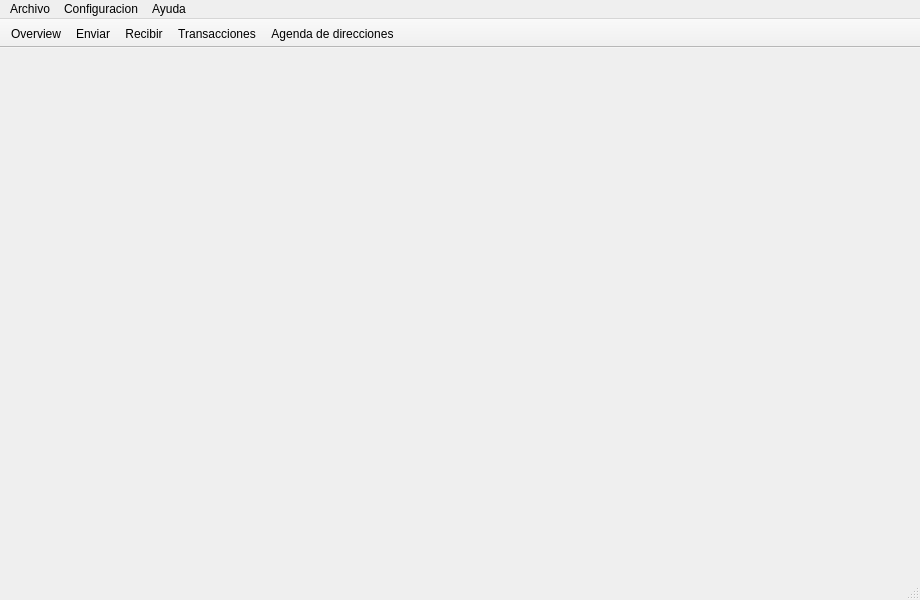
<?xml version="1.0" encoding="UTF-8"?>
<ui version="4.0">
 <class>MainWindow</class>
 <widget class="QMainWindow" name="MainWindow">
  <property name="geometry">
   <rect>
    <x>0</x>
    <y>0</y>
    <width>920</width>
    <height>600</height>
   </rect>
  </property>
  <property name="sizePolicy">
   <sizepolicy hsizetype="Preferred" vsizetype="Preferred">
    <horstretch>0</horstretch>
    <verstretch>0</verstretch>
   </sizepolicy>
  </property>
  <property name="minimumSize">
   <size>
    <width>0</width>
    <height>0</height>
   </size>
  </property>
  <property name="maximumSize">
   <size>
    <width>16777215</width>
    <height>16777215</height>
   </size>
  </property>
  <property name="windowTitle">
   <string>MainWindow</string>
  </property>
  <property name="windowIcon">
   <iconset resource="../../resources.qrc">
    <normaloff>:/images/cryptonote</normaloff>:/images/cryptonote</iconset>
  </property>
  <widget class="QWidget" name="centralwidget">
   <layout class="QHBoxLayout" name="horizontalLayout">
    <property name="spacing">
     <number>0</number>
    </property>
    <property name="leftMargin">
     <number>0</number>
    </property>
    <property name="topMargin">
     <number>0</number>
    </property>
    <property name="rightMargin">
     <number>0</number>
    </property>
    <property name="bottomMargin">
     <number>0</number>
    </property>
    <item>
     <widget class="WalletGui::OverviewFrame" name="m_overviewFrame">
      <property name="frameShape">
       <enum>QFrame::NoFrame</enum>
      </property>
      <property name="frameShadow">
       <enum>QFrame::Raised</enum>
      </property>
     </widget>
    </item>
    <item>
     <widget class="WalletGui::SendFrame" name="m_sendFrame">
      <property name="frameShape">
       <enum>QFrame::NoFrame</enum>
      </property>
      <property name="frameShadow">
       <enum>QFrame::Raised</enum>
      </property>
     </widget>
    </item>
    <item>
     <widget class="WalletGui::ReceiveFrame" name="m_receiveFrame">
      <property name="frameShape">
       <enum>QFrame::NoFrame</enum>
      </property>
      <property name="frameShadow">
       <enum>QFrame::Raised</enum>
      </property>
     </widget>
    </item>
    <item>
     <widget class="WalletGui::TransactionsFrame" name="m_transactionsFrame">
      <property name="frameShape">
       <enum>QFrame::NoFrame</enum>
      </property>
      <property name="frameShadow">
       <enum>QFrame::Raised</enum>
      </property>
     </widget>
    </item>
    <item>
     <widget class="WalletGui::AddressBookFrame" name="m_addressBookFrame">
      <property name="frameShape">
       <enum>QFrame::NoFrame</enum>
      </property>
      <property name="frameShadow">
       <enum>QFrame::Raised</enum>
      </property>
     </widget>
    </item>
   </layout>
  </widget>
  <widget class="QMenuBar" name="menubar">
   <property name="geometry">
    <rect>
     <x>0</x>
     <y>0</y>
     <width>920</width>
     <height>27</height>
    </rect>
   </property>
   <widget class="QMenu" name="menuFile">
    <property name="title">
     <string>Archivo</string>
    </property>
    <addaction name="m_createWalletAction"/>
    <addaction name="m_openWalletAction"/>
    <addaction name="m_backupWalletAction"/>
    <addaction name="m_exitAction"/>
   </widget>
   <widget class="QMenu" name="menuSettings">
    <property name="title">
     <string>Configuracion</string>
    </property>
    <addaction name="m_encryptWalletAction"/>
    <addaction name="m_changePasswordAction"/>
    <addaction name="separator"/>
    <addaction name="m_startOnLoginAction"/>
    <addaction name="m_minimizeToTrayAction"/>
    <addaction name="m_closeToTrayAction"/>
   </widget>
   <widget class="QMenu" name="menuHelp">
    <property name="title">
     <string>Ayuda</string>
    </property>
    <addaction name="m_aboutCryptonoteAction"/>
    <addaction name="m_aboutQtAction"/>
   </widget>
   <addaction name="menuFile"/>
   <addaction name="menuSettings"/>
   <addaction name="menuHelp"/>
  </widget>
  <widget class="QToolBar" name="toolBar">
   <property name="windowTitle">
    <string>toolBar</string>
   </property>
   <property name="movable">
    <bool>false</bool>
   </property>
   <property name="toolButtonStyle">
    <enum>Qt::ToolButtonTextBesideIcon</enum>
   </property>
   <attribute name="toolBarArea">
    <enum>TopToolBarArea</enum>
   </attribute>
   <attribute name="toolBarBreak">
    <bool>false</bool>
   </attribute>
   <addaction name="m_overviewAction"/>
   <addaction name="m_sendAction"/>
   <addaction name="m_receiveAction"/>
   <addaction name="m_transactionsAction"/>
   <addaction name="m_addressBookAction"/>
  </widget>
  <widget class="QStatusBar" name="statusBar"/>
  <action name="m_overviewAction">
   <property name="checkable">
    <bool>true</bool>
   </property>
   <property name="enabled">
    <bool>true</bool>
   </property>
   <property name="icon">
    <iconset resource="../../resources.qrc">
     <normaloff>:/icons/overview</normaloff>:/icons/overview</iconset>
   </property>
   <property name="text">
    <string>Overview</string>
   </property>
  </action>
  <action name="m_sendAction">
   <property name="checkable">
    <bool>true</bool>
   </property>
   <property name="enabled">
    <bool>true</bool>
   </property>
   <property name="icon">
    <iconset resource="../../resources.qrc">
     <normaloff>:/icons/send</normaloff>:/icons/send</iconset>
   </property>
   <property name="text">
    <string>Enviar</string>
   </property>
  </action>
  <action name="m_receiveAction">
   <property name="checkable">
    <bool>true</bool>
   </property>
   <property name="enabled">
    <bool>true</bool>
   </property>
   <property name="icon">
    <iconset resource="../../resources.qrc">
     <normaloff>:/icons/receive</normaloff>:/icons/receive</iconset>
   </property>
   <property name="text">
    <string>Recibir</string>
   </property>
  </action>
  <action name="m_transactionsAction">
   <property name="checkable">
    <bool>true</bool>
   </property>
   <property name="enabled">
    <bool>true</bool>
   </property>
   <property name="icon">
    <iconset resource="../../resources.qrc">
     <normaloff>:/icons/transactions</normaloff>:/icons/transactions</iconset>
   </property>
   <property name="text">
    <string>Transacciones</string>
   </property>
  </action>
  <action name="m_exitAction">
   <property name="enabled">
    <bool>true</bool>
   </property>
   <property name="text">
    <string>Salir</string>
   </property>
   <property name="shortcut">
    <string>Ctrl+Q</string>
   </property>
  </action>
  <action name="m_addressBookAction">
   <property name="checkable">
    <bool>true</bool>
   </property>
   <property name="enabled">
    <bool>true</bool>
   </property>
   <property name="icon">
    <iconset resource="../../resources.qrc">
     <normaloff>:/icons/address-book</normaloff>:/icons/address-book</iconset>
   </property>
   <property name="text">
    <string>Agenda de direcciones</string>
   </property>
  </action>
  <action name="m_createWalletAction">
   <property name="enabled">
    <bool>true</bool>
   </property>
   <property name="text">
    <string>Crear monedero</string>
   </property>
  </action>
  <action name="m_openWalletAction">
   <property name="enabled">
    <bool>true</bool>
   </property>
   <property name="text">
    <string>Abrir monedero</string>
   </property>
  </action>
  <action name="m_encryptWalletAction">
   <property name="enabled">
    <bool>true</bool>
   </property>
   <property name="text">
    <string>Encrptar monedero</string>
   </property>
  </action>
  <action name="m_changePasswordAction">
   <property name="enabled">
    <bool>true</bool>
   </property>
   <property name="text">
    <string>Modificar contraseña</string>
   </property>
   <property name="toolTip">
    <string>Modificar contraseña</string>
   </property>
  </action>
  <action name="m_aboutCryptonoteAction">
   <property name="enabled">
    <bool>true</bool>
   </property>
   <property name="text">
    <string>Bytcoins</string>
   </property>
  </action>
  <action name="m_aboutQtAction">
   <property name="enabled">
    <bool>true</bool>
   </property>
   <property name="text">
    <string>¿Que es Qt?</string>
   </property>
  </action>
  <action name="m_backupWalletAction">
   <property name="enabled">
    <bool>true</bool>
   </property>
   <property name="text">
    <string>Copia de seguridad monedero</string>
   </property>
  </action>
  <action name="m_startOnLoginAction">
   <property name="checkable">
    <bool>true</bool>
   </property>
   <property name="text">
    <string>Comenzar con usuario</string>
   </property>
  </action>
  <action name="m_minimizeToTrayAction">
   <property name="checkable">
    <bool>true</bool>
   </property>
   <property name="text">
    <string>Minimizar</string>
   </property>
  </action>
  <action name="m_closeToTrayAction">
   <property name="checkable">
    <bool>true</bool>
   </property>
   <property name="text">
    <string>Cerrar</string>
   </property>
  </action>
 </widget>
 <customwidgets>
  <customwidget>
   <class>WalletGui::OverviewFrame</class>
   <extends>QFrame</extends>
   <header>gui/OverviewFrame.h</header>
   <container>1</container>
  </customwidget>
  <customwidget>
   <class>WalletGui::SendFrame</class>
   <extends>QFrame</extends>
   <header>gui/SendFrame.h</header>
   <container>1</container>
  </customwidget>
  <customwidget>
   <class>WalletGui::ReceiveFrame</class>
   <extends>QFrame</extends>
   <header>gui/ReceiveFrame.h</header>
   <container>1</container>
  </customwidget>
  <customwidget>
   <class>WalletGui::TransactionsFrame</class>
   <extends>QFrame</extends>
   <header>gui/TransactionsFrame.h</header>
   <container>1</container>
  </customwidget>
  <customwidget>
   <class>WalletGui::AddressBookFrame</class>
   <extends>QFrame</extends>
   <header>gui/AddressBookFrame.h</header>
   <container>1</container>
  </customwidget>
 </customwidgets>
 <resources>
  <include location="../../resources.qrc"/>
 </resources>
 <connections>
  <connection>
   <sender>m_overviewAction</sender>
   <signal>toggled(bool)</signal>
   <receiver>m_overviewFrame</receiver>
   <slot>setVisible(bool)</slot>
   <hints>
    <hint type="sourcelabel">
     <x>-1</x>
     <y>-1</y>
    </hint>
    <hint type="destinationlabel">
     <x>112</x>
     <y>333</y>
    </hint>
   </hints>
  </connection>
  <connection>
   <sender>m_sendAction</sender>
   <signal>toggled(bool)</signal>
   <receiver>m_sendFrame</receiver>
   <slot>setVisible(bool)</slot>
   <hints>
    <hint type="sourcelabel">
     <x>-1</x>
     <y>-1</y>
    </hint>
    <hint type="destinationlabel">
     <x>337</x>
     <y>333</y>
    </hint>
   </hints>
  </connection>
  <connection>
   <sender>m_receiveAction</sender>
   <signal>toggled(bool)</signal>
   <receiver>m_receiveFrame</receiver>
   <slot>setVisible(bool)</slot>
   <hints>
    <hint type="sourcelabel">
     <x>-1</x>
     <y>-1</y>
    </hint>
    <hint type="destinationlabel">
     <x>562</x>
     <y>333</y>
    </hint>
   </hints>
  </connection>
  <connection>
   <sender>m_transactionsAction</sender>
   <signal>toggled(bool)</signal>
   <receiver>m_transactionsFrame</receiver>
   <slot>setVisible(bool)</slot>
   <hints>
    <hint type="sourcelabel">
     <x>-1</x>
     <y>-1</y>
    </hint>
    <hint type="destinationlabel">
     <x>787</x>
     <y>333</y>
    </hint>
   </hints>
  </connection>
  <connection>
   <sender>m_addressBookAction</sender>
   <signal>toggled(bool)</signal>
   <receiver>m_addressBookFrame</receiver>
   <slot>setVisible(bool)</slot>
   <hints>
    <hint type="sourcelabel">
     <x>-1</x>
     <y>-1</y>
    </hint>
    <hint type="destinationlabel">
     <x>809</x>
     <y>320</y>
    </hint>
   </hints>
  </connection>
  <connection>
   <sender>m_createWalletAction</sender>
   <signal>triggered()</signal>
   <receiver>MainWindow</receiver>
   <slot>createWallet()</slot>
   <hints>
    <hint type="sourcelabel">
     <x>-1</x>
     <y>-1</y>
    </hint>
    <hint type="destinationlabel">
     <x>449</x>
     <y>299</y>
    </hint>
   </hints>
  </connection>
  <connection>
   <sender>m_openWalletAction</sender>
   <signal>triggered()</signal>
   <receiver>MainWindow</receiver>
   <slot>openWallet()</slot>
   <hints>
    <hint type="sourcelabel">
     <x>-1</x>
     <y>-1</y>
    </hint>
    <hint type="destinationlabel">
     <x>449</x>
     <y>299</y>
    </hint>
   </hints>
  </connection>
  <connection>
   <sender>m_encryptWalletAction</sender>
   <signal>triggered()</signal>
   <receiver>MainWindow</receiver>
   <slot>encryptWallet()</slot>
   <hints>
    <hint type="sourcelabel">
     <x>-1</x>
     <y>-1</y>
    </hint>
    <hint type="destinationlabel">
     <x>449</x>
     <y>299</y>
    </hint>
   </hints>
  </connection>
  <connection>
   <sender>m_changePasswordAction</sender>
   <signal>triggered()</signal>
   <receiver>MainWindow</receiver>
   <slot>encryptWallet()</slot>
   <hints>
    <hint type="sourcelabel">
     <x>-1</x>
     <y>-1</y>
    </hint>
    <hint type="destinationlabel">
     <x>449</x>
     <y>299</y>
    </hint>
   </hints>
  </connection>
  <connection>
   <sender>m_aboutQtAction</sender>
   <signal>triggered()</signal>
   <receiver>MainWindow</receiver>
   <slot>aboutQt()</slot>
   <hints>
    <hint type="sourcelabel">
     <x>-1</x>
     <y>-1</y>
    </hint>
    <hint type="destinationlabel">
     <x>449</x>
     <y>299</y>
    </hint>
   </hints>
  </connection>
  <connection>
   <sender>m_backupWalletAction</sender>
   <signal>triggered()</signal>
   <receiver>MainWindow</receiver>
   <slot>backupWallet()</slot>
   <hints>
    <hint type="sourcelabel">
     <x>-1</x>
     <y>-1</y>
    </hint>
    <hint type="destinationlabel">
     <x>449</x>
     <y>299</y>
    </hint>
   </hints>
  </connection>
  <connection>
   <sender>m_aboutCryptonoteAction</sender>
   <signal>triggered()</signal>
   <receiver>MainWindow</receiver>
   <slot>about()</slot>
   <hints>
    <hint type="sourcelabel">
     <x>-1</x>
     <y>-1</y>
    </hint>
    <hint type="destinationlabel">
     <x>459</x>
     <y>299</y>
    </hint>
   </hints>
  </connection>
  <connection>
   <sender>m_startOnLoginAction</sender>
   <signal>triggered(bool)</signal>
   <receiver>MainWindow</receiver>
   <slot>setStartOnLogin(bool)</slot>
   <hints>
    <hint type="sourcelabel">
     <x>-1</x>
     <y>-1</y>
    </hint>
    <hint type="destinationlabel">
     <x>459</x>
     <y>299</y>
    </hint>
   </hints>
  </connection>
  <connection>
   <sender>m_minimizeToTrayAction</sender>
   <signal>triggered(bool)</signal>
   <receiver>MainWindow</receiver>
   <slot>setMinimizeToTray(bool)</slot>
   <hints>
    <hint type="sourcelabel">
     <x>-1</x>
     <y>-1</y>
    </hint>
    <hint type="destinationlabel">
     <x>459</x>
     <y>299</y>
    </hint>
   </hints>
  </connection>
  <connection>
   <sender>m_closeToTrayAction</sender>
   <signal>triggered(bool)</signal>
   <receiver>MainWindow</receiver>
   <slot>setCloseToTray(bool)</slot>
   <hints>
    <hint type="sourcelabel">
     <x>-1</x>
     <y>-1</y>
    </hint>
    <hint type="destinationlabel">
     <x>459</x>
     <y>299</y>
    </hint>
   </hints>
  </connection>
 </connections>
 <slots>
  <slot>createWallet()</slot>
  <slot>openWallet()</slot>
  <slot>encryptWallet()</slot>
  <slot>aboutQt()</slot>
  <slot>backupWallet()</slot>
  <slot>about()</slot>
  <slot>setStartOnLogin(bool)</slot>
  <slot>setMinimizeToTray(bool)</slot>
  <slot>setCloseToTray(bool)</slot>
 </slots>
</ui>
